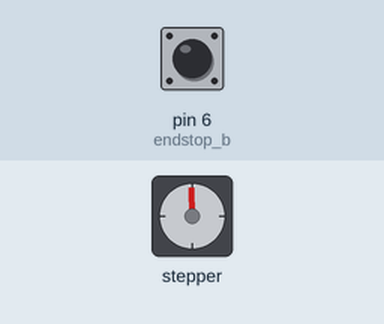
This sketch was run on a simulated Arduino Uno, built with avr-gcc and run on an emulated ATmega328P. On the bench: stepper motor. Wiring (inferred from the names in the program): stepper motor driver (200 steps per turn assumed): step pin 10; direction pin 9; enable pin 4. Inputs (shaded band) come from the test bench; at power-on: pin 6 (endstop_b) LOW. What the sketch prints to the serial monitor is not drawn.

Above: at 1.2 s.
1.3 s: pin 6 (endstop_b) pulled HIGH for 0.15 s
Timing chart, 0 to 4.3 s (numbered marks = the images above; inputs shaded):
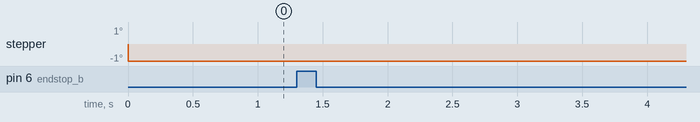

The sketch:

my_code.ino
```cpp
int PUL=10; //define Pulse pin
int DIR=9; //define Direction pin
int ENA=4; //define Enable Pin

int endstop_a = 7;
int endstop_b = 6;
unsigned int count = 0;
bool op = false;
void home(){
  Serial.println("homing");
  while(digitalRead(endstop_b)){
    digitalWrite(ENA,true);
    digitalWrite(DIR, false);
  }
  digitalWrite(ENA, false);
  Serial.println("succesfull homed");
}

void setup() {

  TCCR1B = TCCR1B & B11111000 | B00000010;    // set timer 1 divisor to     1 for PWM frequency of 31372.55 Hz only PWM D9 and D10
  Serial.begin(115200);
  Serial.println("init");
  pinMode (PUL, OUTPUT);
  pinMode (DIR, OUTPUT);
  pinMode (ENA, OUTPUT);
  pinMode (endstop_a, INPUT);
  pinMode (endstop_b, INPUT);

  digitalWrite(ENA, false);
  analogWrite(PUL, 127);
  home();
}

//brief: dir=false

void loop() {
  digitalWrite(ENA, true);
  /*
  if (digitalRead(endstop_a) == false) {
    Serial.println("A");
    digitalWrite(DIR, true);
  }*/
  if (digitalRead(endstop_b) == true) {
    digitalWrite(ENA, false);
    Serial.println("B");
  }
  else {
    digitalWrite(DIR, false);
  }
}
```

Measured:
- after the input at 1.3 s, every drawn part: stays the same
